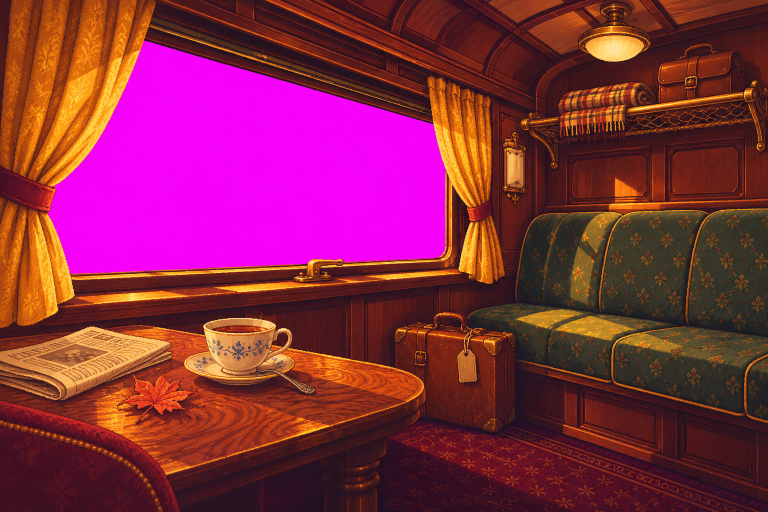
#> input picture art/train/compartment-landscape.png, 1536 x 1024 px (shown at 1/2 size); its folder holds 5 pictures in this run
$ python build_train_art.py
#> lines starting #> are read from the running program, lines starting #| are printed output that depends on the picture; after the words box and inside, x2 and y2 are one past the last pixel; in counts of white or black regions, pixels touching at a corner belong together
#!/usr/bin/env python3
"""Prepare original raster paintings for the train. Authoring only: Python + Pillow.
Masters in art/train are deliberately outside Godot's resource import/export.
Does not change the original rail audio, character IDs or story data.
"""
from pathlib import Path
from PIL import Image, ImageDraw, ImageFilter
import math
ROOT=Path(__file__).resolve().parents[1]
OUT=ROOT/'assets/train'
SRC=ROOT/'art/train'
OUT.mkdir(exist_ok=True)
NEAREST=Image.Resampling.NEAREST

def key_magenta(im):
    im=im.convert('RGBA'); p=im.load()
    for y in range(im.height):
        for x in range(im.width):
            r,g,b,a=p[x,y]
            if r>70 and b>70 and r>g*1.8 and b>g*1.8:
                p[x,y]=(0,0,0,0)
    return im

def save(im,name): im.save(OUT/name,optimize=True)

def limited_palette(im):
    alpha=im.getchannel('A')
    rgb=im.convert('RGB').quantize(colors=256,dither=Image.Dither.NONE).convert('RGBA')
    rgb.putalpha(alpha)
    return rgb

for name,sz,curtains in [
 ('carriage',(640,360),[[(0,0),(133,0),(111,67),(82,119),(44,143),(62,225),(0,232)],[(354,51),(407,78),(423,227),(382,237),(370,162)]]),
 ('carriage_portrait',(400,600),[[(0,14),(65,29),(58,111),(25,179),(35,323),(0,330)],[(177,102),(226,120),(239,301),(217,302),(202,222)]])]:
    source=Image.open(SRC/('compartment-portrait.png' if 'portrait' in name else 'compartment-landscape.png')).convert('RGBA')
    room=limited_palette(key_magenta(source.resize(sz,NEAREST)))
#> in limited_palette, `alpha=im.getchannel('A')`:
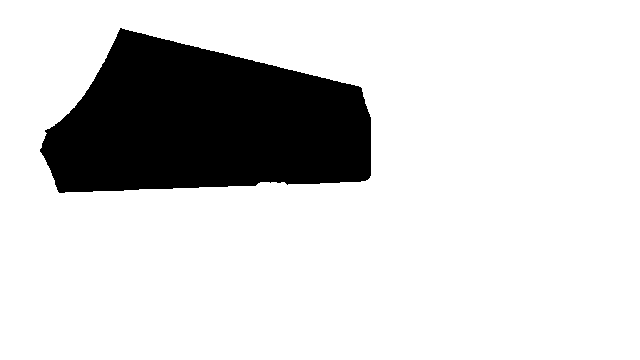
#> alpha: PIL image 640x360 L; 83.1% white; 1 black region, box (x1, y1, x2, y2) and area: (40, 28, 371, 193) 38967
#> in limited_palette, `rgb=im.convert('RGB').quantize(colors=256,dither=Image.Dither.NONE).co..`:
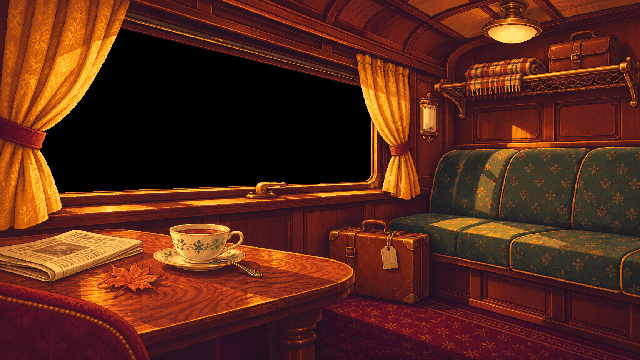
#> rgb: PIL image 640x360 RGBA; mean R, G, B, A 90.5, 40.9, 25.1, 255
    save(room,name+'.png')
    # Baked one-pixel cloth deformation: three complete rasters, zero per-pixel
    # runtime work, and the moving fabric retains its correct window cutout.
    mask=Image.new('L',sz); md=ImageDraw.Draw(mask)
#> after `mask = Image.new('L', sz)`: mask: PIL image 640x360 L; every value is 0
    for polygon in curtains: md.polygon(polygon,fill=255)
    for frame,phase in [(1,-1),(2,1)]:
        dst=room.copy(); dp=dst.load(); rp=room.load(); mp=mask.load()
        for y in range(sz[1]):
            for x in range(sz[0]):
                if mp[x,y] and y>30:
                    dx=round(phase*math.sin(y*.018)*min(1,y/110))
                    dp[x,y]=rp[max(0,min(sz[0]-1,x+dx)),y]
        save(dst,name+f'_{frame}.png')
#> this loop made 2 passes
#> pass 1, in save (call 2), `def save(im,name): im.save(OUT/name,optimize=True)`:
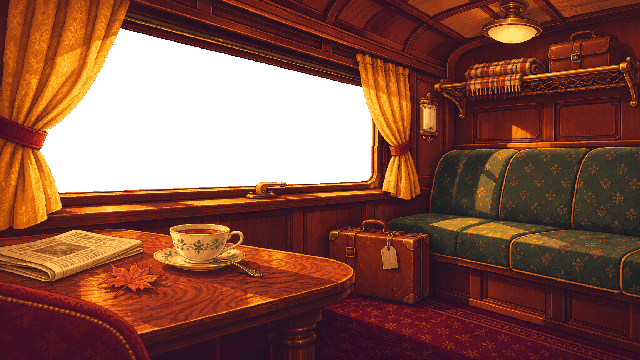
#> saved as carriage_1.png: PIL image 640x360 RGBA; mean R, G, B, A 90.5, 40.9, 25.1, 211.9; transparent parts drawn white
    # Bright paint is lifted into a tiny, low-opacity moving light plate.
    sun=Image.new('RGBA',sz); sp=sun.load(); rp=room.load()
#> after `sun = Image.new('RGBA', sz)`: sun: PIL image 640x360 RGBA; every value is 0
    for y in range(int(sz[1]*.42),sz[1]):
        for x in range(sz[0]):
            r,g,b,a=rp[x,y]
            if a and r>180 and g>95 and r>g*1.2 and g>b*1.5:
                sp[x,y]=(255,206,112,min(36,max(0,(r+g-280)//5)))
    save(sun,name+'_light.png')
#> pass 2 of the loop `for name,sz,curtains in [`:
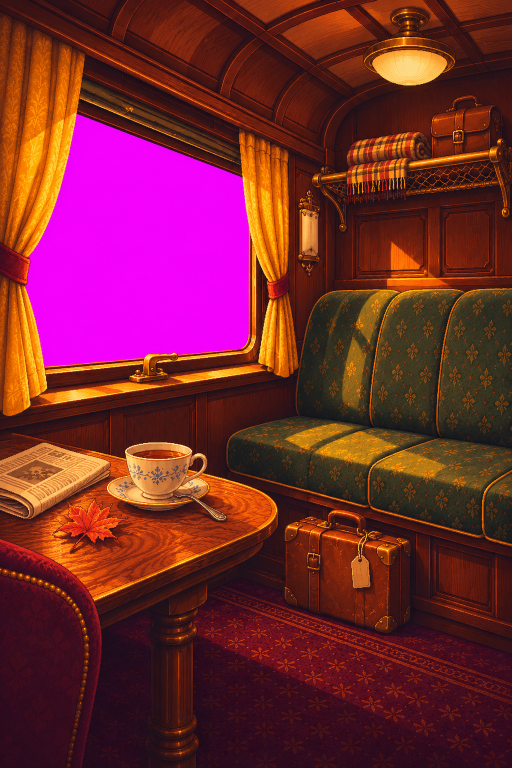
#> input picture art/train/compartment-portrait.png, 1024 x 1536 px (shown at 1/2 size)
#> source: PIL image 1024x1536 RGBA
#> im: PIL image 400x600 RGBA
#> in limited_palette (call 2), `alpha=im.getchannel('A')`:
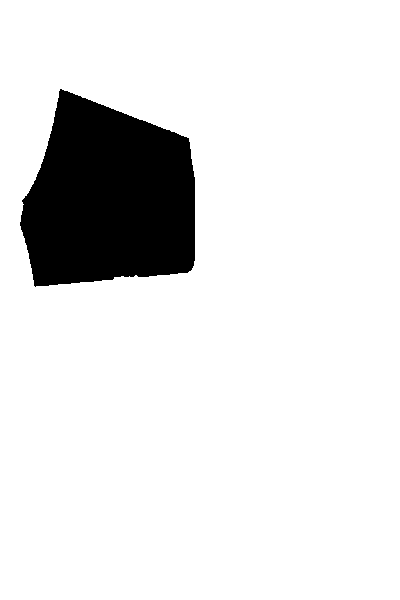
#> alpha: PIL image 400x600 L; 89% white; 1 black region, box (x1, y1, x2, y2) and area: (20, 89, 195, 287) 26321
#> mask: PIL image 400x600 L; every value is 0
#> the loop `for frame,phase in [(1,-1),(2,1)]:` made 2 passes
#> pass 2, in save (call 7), `def save(im,name): im.save(OUT/name,optimize=True)`:
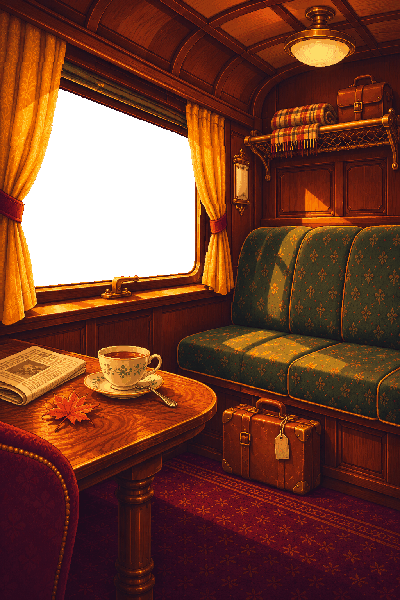
#> saved as carriage_portrait_2.png: PIL image 400x600 RGBA; mean R, G, B, A 88.3, 37.9, 20, 227.1; transparent parts drawn white
#> sun: PIL image 400x600 RGBA; every value is 0

sheet=Image.open(SRC/'autumn-layers.png').convert('RGBA')
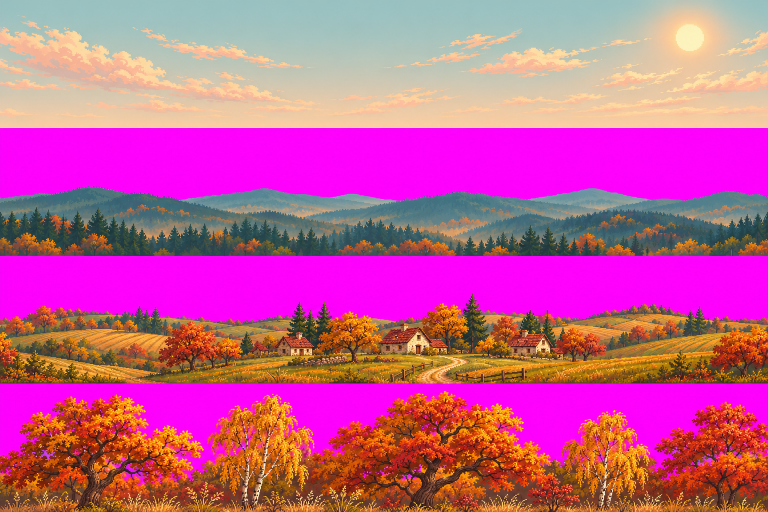
#> input picture art/train/autumn-layers.png, 1536 x 1024 px (shown at 1/2 size)
for i,name in enumerate(['sky','hills','fields','trees']):
    strip=sheet.crop((0,i*256,1536,(i+1)*256)).resize((768,128),NEAREST)
    if i: strip=key_magenta(strip)
    strip=limited_palette(strip)
    tile=Image.new('RGBA',(1536,128))
    tile.paste(strip,(0,0));tile.paste(strip.transpose(Image.Transpose.FLIP_LEFT_RIGHT),(768,0))
    save(tile,name+'.png')
#> this loop made 4 passes
#> pass 1, `strip=sheet.crop((0,i*256,1536,(i+1)*256)).resize((768,128),NEAREST)`:
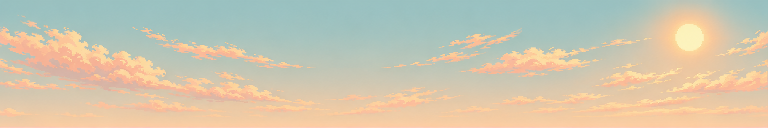
#> strip: PIL image 768x128 RGBA; mean R, G, B, A 206.8, 197.9, 175, 255
#> after the loop:
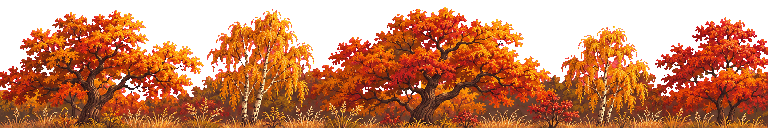
#> strip: PIL image 768x128 RGBA; mean R, G, B, A 116.7, 51.5, 19.3, 171.6; transparent parts drawn white
#> after the loop:
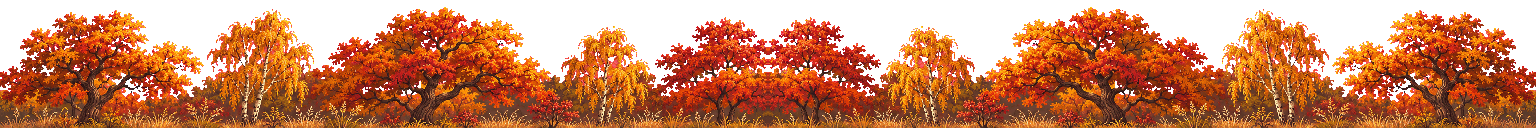
#> tile: PIL image 1536x128 RGBA; mean R, G, B, A 116.7, 51.5, 19.3, 171.6; transparent parts drawn white
# A painterly little steam atlas: two thin tapering curls, rising/fading calmly.
steam=Image.new('RGBA',(48*12,64))
#> steam: PIL image 576x64 RGBA; every value is 0
for frame in range(12):
    layer=Image.new('RGBA',(48,64));d=ImageDraw.Draw(layer)
    for strand in range(2):
        for step in range(42):
            y=59-step
            fade=math.sin(math.pi*step/43)**.8
            x=24+math.sin(step*.19+frame*math.tau/12+strand*2.1)*(3+step*.075)+strand*3
            d.ellipse((round(x),y,round(x)+1,y+2),fill=(250,233,202,int(fade*54)))
    steam.alpha_composite(layer,(48*frame,0))
save(steam,'steam.png')
print('Prepared two painted compositions, cloth/light plates, seamless scenery and steam atlas.')
